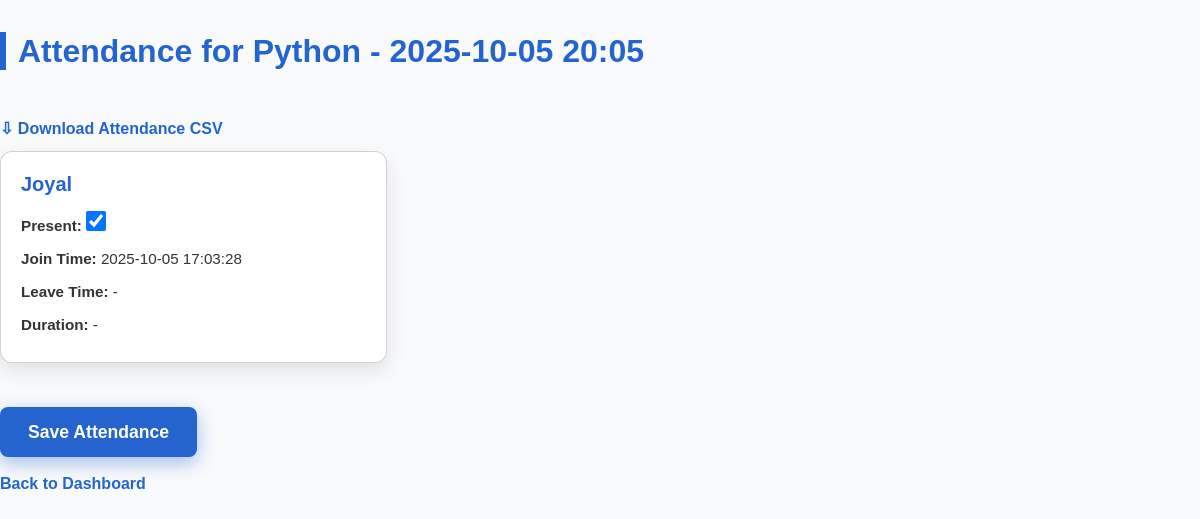
The page /faculty/meeting/11/attendance/ (signed in) on the database as committed earlier.
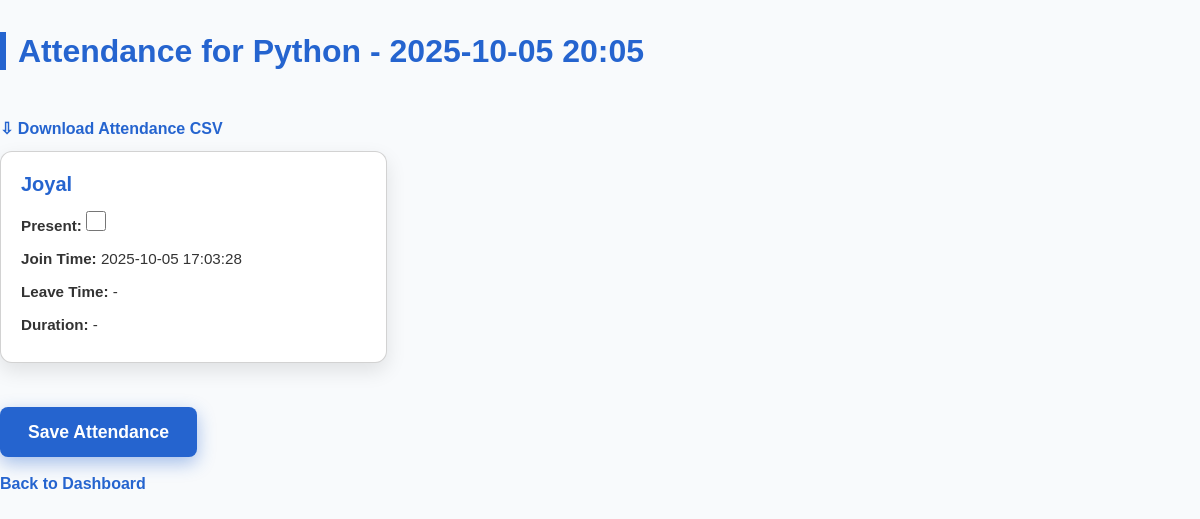
The same page on the database as committed later.
### main/models.py (models this page shows, shortened)
class Attendance(models.Model):
    meeting = models.ForeignKey(Meeting, on_delete=models.CASCADE)
    student = models.ForeignKey(User, on_delete=models.CASCADE, limit_choices_to={'userprofile__role': 'student'})
    join_time = models.DateTimeField(null=True, blank=True)
    leave_time = models.DateTimeField(null=True, blank=True)
    duration = models.DurationField(null=True, blank=True)
    present = models.BooleanField(default=False)  # Marked True if attendance criteria met

### main/views.py (the view, shortened to what this page needs)
# urls.py: path('faculty/meeting/<int:meeting_id>/attendance/', views.meeting_attendance, name='meeting_attendance'),
@login_required
def meeting_attendance(request, meeting_id):
    meeting = get_object_or_404(Meeting, id=meeting_id, subject__faculty=request.user)
    attendance_records = Attendance.objects.filter(meeting=meeting).select_related('student')
    for record in attendance_records:
        if record.join_time and record.leave_time:
            record.duration = record.leave_time - record.join_time
        else:
            record.duration = None
    return render(request, 'main/meeting_attendance.html', {
        'meeting': meeting,
        'attendance_records': attendance_records,
    })

### main/templates/main/meeting_attendance.html (shortened to what this page needs)
{% load static %}
<!DOCTYPE html>
<html lang="en">
<head>
  <link href="https://cdn.jsdelivr.net/npm/bootstrap@5.3.0/dist/css/bootstrap.min.css" rel="stylesheet" />
</head>
<body>
<h1>Attendance for {{ meeting.subject.name }} - {{ meeting.schedule_datetime|date:"Y-m-d H:i" }}</h1>
<a href="{% url 'export_attendance_csv' meeting.id %}" target="_blank" rel="noopener" class="download-link">
  &#8681; Download Attendance CSV
</a>
<form method="post">
  <div class="attendance-grid">
    {% for record in attendance_records %}
    <div class="card">
      <h5>{{ record.student.get_full_name|default:record.student.username }}</h5>
      <p><strong>Present:</strong> <input type="checkbox" name="present_{{ record.id }}" {% if record.present %}checked{% endif %}></p>
      <p><strong>Join Time:</strong> {% if record.join_time %}{{ record.join_time|date:"Y-m-d H:i:s" }}{% else %}-{% endif %}</p>
      <p><strong>Leave Time:</strong> {% if record.leave_time %}{{ record.leave_time|date:"Y-m-d H:i:s" }}{% else %}-{% endif %}</p>
      <p><strong>Duration:</strong> {% if record.duration %}{{ record.duration }}{% else %}-{% endif %}</p>
    </div>
    {% empty %}
    <p class="text-center text-muted">No attendance records available.</p>
    {% endfor %}
  </div>
  <button type="submit">Save Attendance</button>
</form>
<a href="{% url 'faculty_dashboard' %}" class="back-link">Back to Dashboard</a>
</body>
</html>

Rows that differ between the two databases and show on the page:
changed Attendance "Joyal": present "☑" → "☐"
